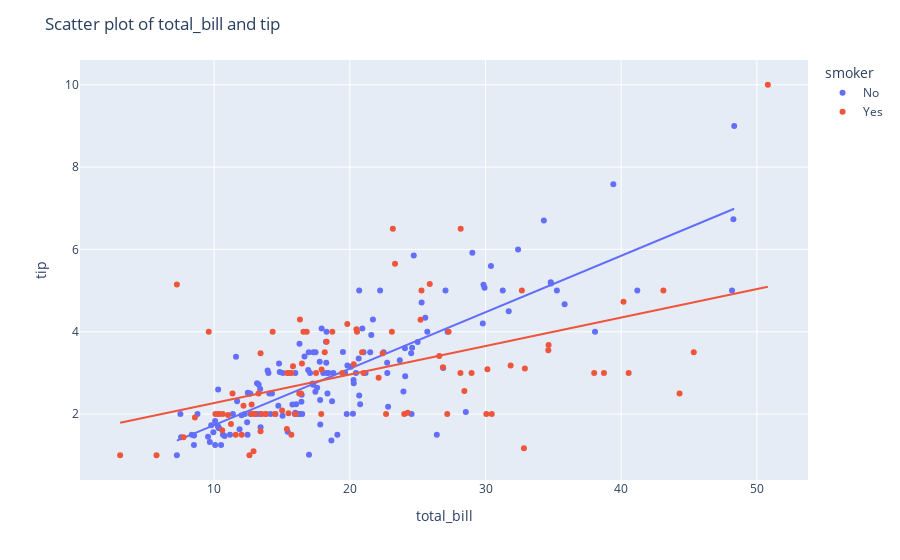

Notebook code for this chart:
### Code cell
# Make graph on plotly
fig = px.scatter(tip, x='total_bill', y='tip', color='smoker', trendline='ols')
# add a title
fig.update_layout(title_text='Scatter plot of total_bill and tip')
fig.show()

### Figure 1 — Plotly figure (JSON) as saved in the notebook; plotly's stock layout.template omitted (floating-point values rounded to 4 significant figures; data arrays with more than 128 entries replaced by an {"elided": "..."} marker saying what was removed)
{"data": [{"hovertemplate": "smoker=No<br>total_bill=%{x}<br>tip=%{y}<extra></extra>", "legendgroup": "No", "marker": {"color": "#636efa", "symbol": "circle"}, "mode": "markers", "name": "No", "orientation": "v", "showlegend": true, "type": "scatter", "x": {"elided": "151 float values"}, "xaxis": "x", "y": {"elided": "151 float values"}, "yaxis": "y"}, {"hovertemplate": "<b>OLS trendline</b><br>tip = 0.137156 * total_bill + 0.360069<br>R<sup>2</sup>=0.675984<br><br>smoker=No<br>total_bill=%{x}<br>tip=%{y} <b>(trend)</b><extra></extra>", "legendgroup": "No", "marker": {"color": "#636efa", "symbol": "circle"}, "mode": "lines", "name": "No", "showlegend": false, "type": "scatter", "x": {"elided": "151 float values"}, "xaxis": "x", "y": {"elided": "151 float values"}, "yaxis": "y"}, {"hovertemplate": "smoker=Yes<br>total_bill=%{x}<br>tip=%{y}<extra></extra>", "legendgroup": "Yes", "marker": {"color": "#EF553B", "symbol": "circle"}, "mode": "markers", "name": "Yes", "orientation": "v", "showlegend": true, "type": "scatter", "x": [38.01, 11.24, 20.29, 13.81, 11.02, 18.29, 3.07, 15.01, 26.86, 25.28, 17.92, 19.44, 32.68, 28.97, 5.75, 16.32, 40.17, 27.28, 12.03, 21.01, 11.35, 15.38, 44.3, 22.42, 15.36, 20.49, 25.21, 14.31, 16, 17.51, 10.59, 10.63, 50.81, 15.81, 7.25, 31.85, 16.82, 32.9, 17.89, 14.48, 9.6, 34.63, 34.65, 23.33, 45.35, 23.17, 40.55, 20.9, 30.46, 18.15, 23.1, 15.69, 19.81, 28.44, 15.48, 16.58, 10.34, 43.11, 13, 13.51, 18.71, 12.74, 16.4, 20.53, 16.47, 26.59, 38.73, 24.27, 12.76, 30.06, 25.89, 13.27, 28.17, 12.9, 28.15, 11.59, 7.74, 30.14, 12.16, 13.42, 8.58, 13.42, 16.27, 10.09, 22.12, 24.01, 15.69, 15.53, 12.6, 32.83, 27.18, 22.67], "xaxis": "x", "y": [3, 1.76, 3.21, 2, 1.98, 3.76, 1, 2.09, 3.14, 5, 3.08, 3, 5, 3, 1, 4.3, 4.73, 4, 1.5, 3, 2.5, 3, 2.5, 3.48, 1.64, 4.06, 4.29, 4, 2, 3, 1.61, 2, 10, 3.16, 5.15, 3.18, 4, 3.11, 2, 2, 4, 3.55, 3.68, 5.65, 3.5, 6.5, 3, 3.5, 2, 3.5, 4, 1.5, 4.19, 2.56, 2.02, 4, 2, 5, 2, 2, 4, 2.01, 2.5, 4, 3.23, 3.41, 3, 2.03, 2.23, 2, 5.16, 2.5, 6.5, 1.1, 3, 1.5, 1.44, 3.09, 2.2, 3.48, 1.92, 1.58, 2.5, 2, 2.88, 2, 3, 3, 1, 1.17, 2, 2], "yaxis": "y"}, {"hovertemplate": "<b>OLS trendline</b><br>tip = 0.0691739 * total_bill + 1.57804<br>R<sup>2</sup>=0.235242<br><br>smoker=Yes<br>total_bill=%{x}<br>tip=%{y} <b>(trend)</b><extra></extra>", "legendgroup": "Yes", "marker": {"color": "#EF553B", "symbol": "circle"}, "mode": "lines", "name": "Yes", "showlegend": false, "type": "scatter", "x": [3.07, 5.75, 7.25, 7.74, 8.58, 9.6, 10.09, 10.34, 10.59, 10.63, 11.02, 11.24, 11.35, 11.59, 12.03, 12.16, 12.6, 12.74, 12.76, 12.9, 13, 13.27, 13.42, 13.42, 13.51, 13.81, 14.31, 14.48, 15.01, 15.36, 15.38, 15.48, 15.53, 15.69, 15.69, 15.81, 16, 16.27, 16.32, 16.4, 16.47, 16.58, 16.82, 17.51, 17.89, 17.92, 18.15, 18.29, 18.71, 19.44, 19.81, 20.29, 20.49, 20.53, 20.9, 21.01, 22.12, 22.42, 22.67, 23.1, 23.17, 23.33, 24.01, 24.27, 25.21, 25.28, 25.89, 26.59, 26.86, 27.18, 27.28, 28.15, 28.17, 28.44, 28.97, 30.06, 30.14, 30.46, 31.85, 32.68, 32.83, 32.9, 34.63, 34.65, 38.01, 38.73, 40.17, 40.55, 43.11, 44.3, 45.35, 50.81], "xaxis": "x", "y": [1.79, 1.976, 2.08, 2.113, 2.172, 2.242, 2.276, 2.293, 2.311, 2.313, 2.34, 2.356, 2.363, 2.38, 2.41, 2.419, 2.45, 2.459, 2.461, 2.47, 2.477, 2.496, 2.506, 2.506, 2.513, 2.533, 2.568, 2.58, 2.616, 2.641, 2.642, 2.649, 2.652, 2.663, 2.663, 2.672, 2.685, 2.704, 2.707, 2.712, 2.717, 2.725, 2.742, 2.789, 2.816, 2.818, 2.834, 2.843, 2.872, 2.923, 2.948, 2.982, 2.995, 2.998, 3.024, 3.031, 3.108, 3.129, 3.146, 3.176, 3.181, 3.192, 3.239, 3.257, 3.322, 3.327, 3.369, 3.417, 3.436, 3.458, 3.465, 3.525, 3.527, 3.545, 3.582, 3.657, 3.663, 3.685, 3.781, 3.839, 3.849, 3.854, 3.974, 3.975, 4.207, 4.257, 4.357, 4.383, 4.56, 4.642, 4.715, 5.093], "yaxis": "y"}], "layout": {"legend": {"title": {"text": "smoker"}, "tracegroupgap": 0}, "margin": {"t": 60}, "title": {"text": "Scatter plot of total_bill and tip"}, "xaxis": {"anchor": "y", "domain": [0, 1], "title": {"text": "total_bill"}}, "yaxis": {"anchor": "x", "domain": [0, 1], "title": {"text": "tip"}}}}
